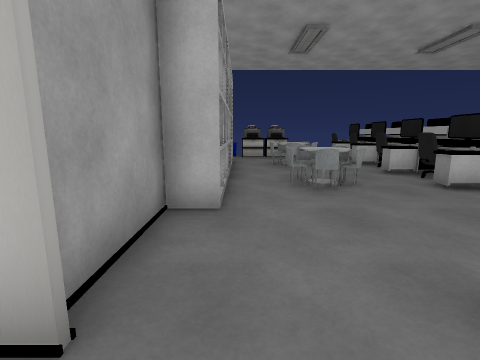
View 1 (above)

16 first-person views from a walk through a Unity game level. The camera is 1.3 m above the floor, tilts 10° down and sees 85° across. Doors are open. The floor is counted in squares, 1.16 m on a side. Each view is taken from the middle of a square. On the plan, view 1 faces up. The plan holds only what a view shows up to about 12 squares ahead; the rest is blank. The player is left out. Some animated figures are not drawn. Some surface patterns are stand-ins.

View 2
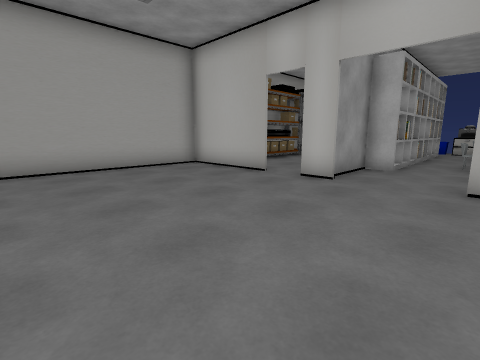

View 3
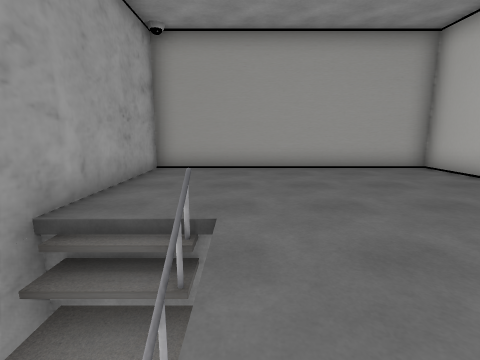

View 4
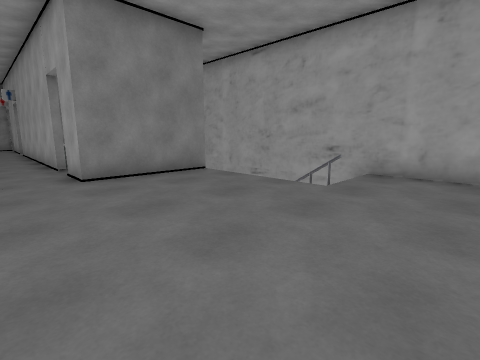

View 5
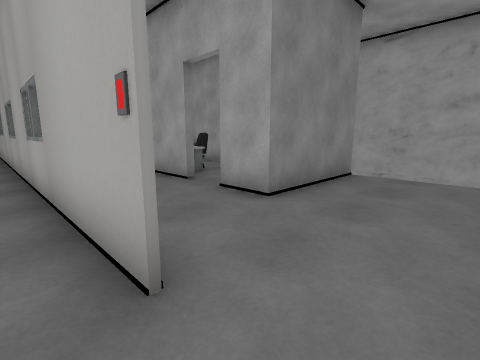

View 6
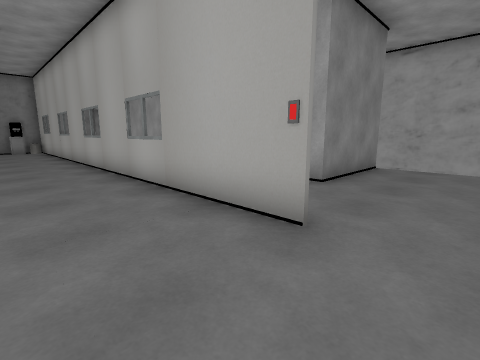

View 7
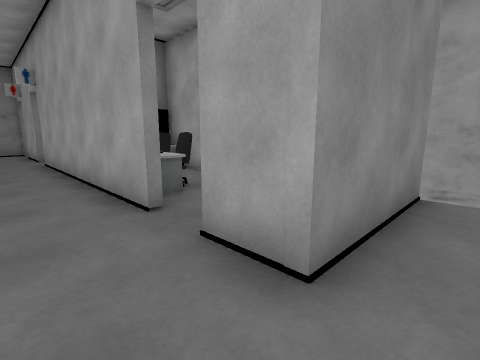

View 8
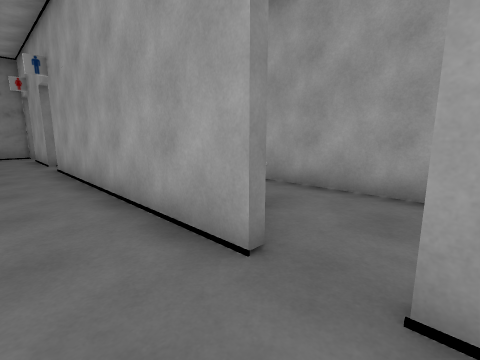

View 9
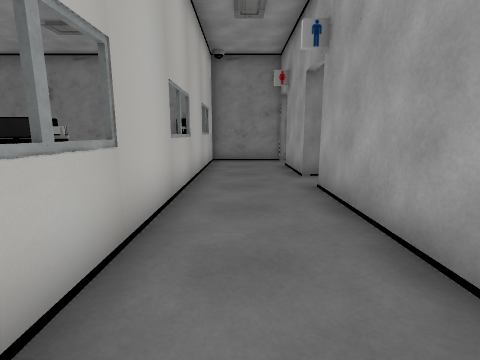

View 10
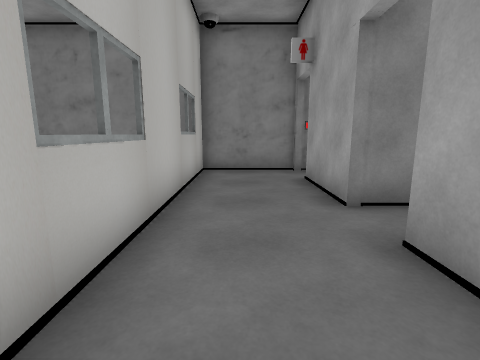

View 11
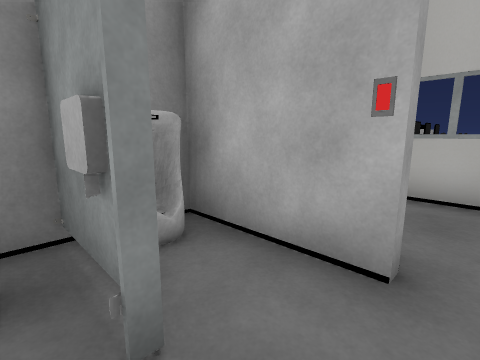

View 12
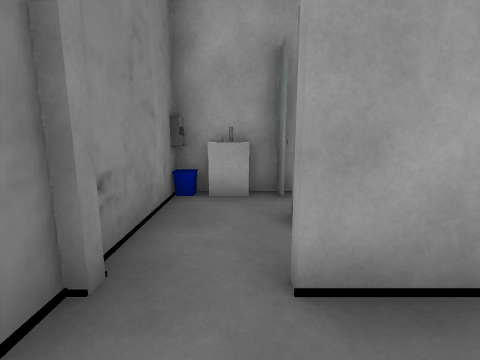

View 13
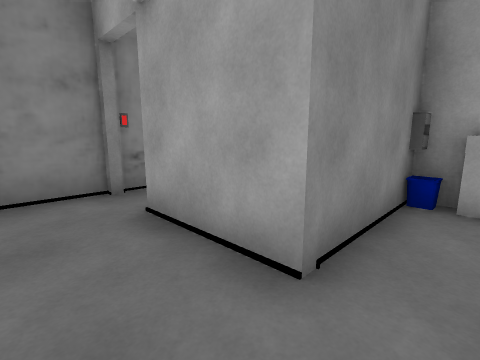

View 14
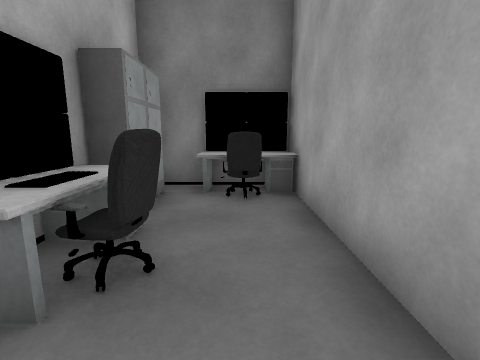

View 15
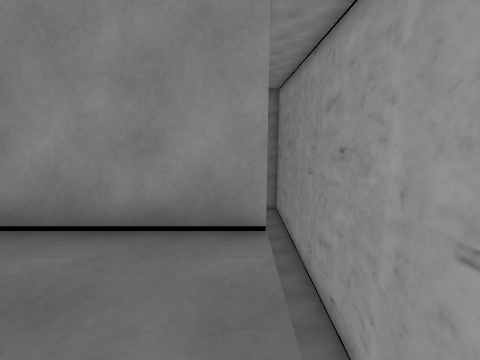

View 16
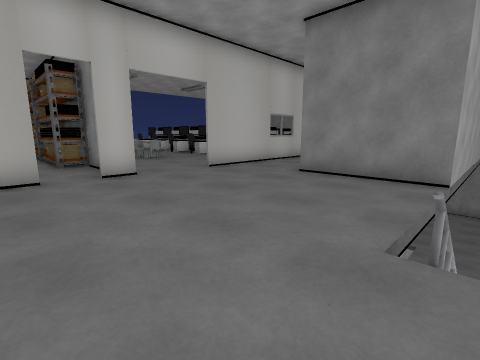

### Floor plan
Key: @ floor where view 1 was taken; # wall or solid block; . main floor; : floor 1 m higher than the main floor; / step, stairs or slope; D open door; = window, fence, low wall or low ledge; v drop or lower ground; E desk; M monitor; B bookshelf; C chair; T toilet; A cabinet; S shelf; O other object.
Columns run from 7 left of view 1 to 19 right of it. Each row starts with its distance up from view 1.
 12        ..  OE
 11        ...   M
 10        .OOOEEO
  9      O ..OO.EM
  8      OBO...EEM            #
  7      #BO.C..O         OM O#
  6      S OC:CEO         O   #
  5   ...#B..C...             #
  4   ...SO...........        #
  3    .. #................   #
  2      ##................
  1 #### DDDDO###=###=##=######
  0 #......@..................#
 -1 #.........................#
 -2 #.........# D# OAA##ODD#DD#
 -3 #.........#...OE.ET##.#  .#
 -4 #.........# .....EO#D.# D.#
 -5 #.........# ######## OO #OO
 -6 #...../vv       vvv
 -7 #...../v     vvvvvv
 -8 ####################

Positions as (right, up) in squares from view 1, and headings:
1: (0, 0), facing up
2: (2, -5), facing up-left
3: (2, -5), facing left
4: (-4, 0), facing down-right
5: (0, 2), facing down-right
6: (0, 4), facing down-right
7: (2, 0), facing down-right
8: (4, 0), facing down-right
9: (8, 0), facing right
10: (11, 0), facing right
11: (14, -4), facing up-left
12: (18, 0), facing down
13: (14, 0), facing down-right
14: (5, -4), facing right
15: (0, -5), facing right
16: (-4, -6), facing up-right
